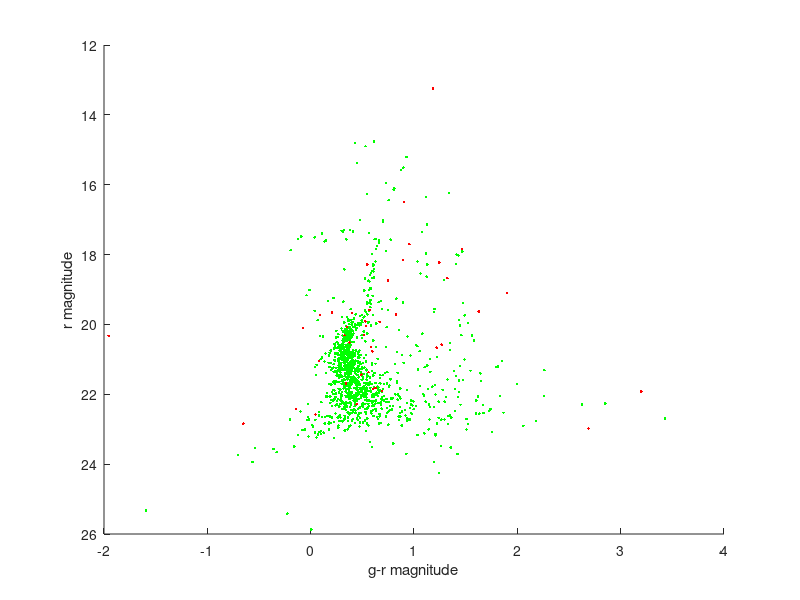

Write MATLAB code to recreate this figure.
%% Cluster HR Diagrams
% In this script HR diagrams are plotted for two globular clusters with
% magnitudes obtained from the SDSS online tool SkyServer. See the ASTR 121
% lab Cluster HR Diagrams for a description of how to obtain the data at
% SkyServer.
%% Import Data
% The data file downloaded from SkyServer can be imported using
dat1 = importdata('cluster1.dat', ',', 1); % the ',' specifies the delimeter and the number 1 specifies the number of header lines
                                           % This is the Palomar 5 cluster
% Now view the header line to see the order of parameters (what each column
% in the data matrix is):

dat1.textdata;

% and create a matrix containing the data only

cluster1data = dat1.data;

% Now do the same for the second cluster:
dat2 = importdata('cluster2.dat', ',', 1); % Palomar 6 Cluster
cluster2data = dat2.data;

% Note that the g column is the 11th and the r column is the 12.

%% Plotting the HR diagrams
% In order to plot the HR diagrams for the clusters we first want to
% extract the relevant data for clarity. We want two arrays containing the
% read and blue magnitudes.

g1 = cluster1data(:,11);
r1 = cluster1data(:,12);
g2 = cluster2data(:,11);
r2 = cluster2data(:,12);

% Now we can plot the two HR diagrams simultaneously:
figure;

set(axes, 'YDir', 'reverse') % Because of the reverse nature of magnitudes (brighter object has lower value) we reverse the y axis
hold on;
plot(g1-r1, r1,'g.') % Plots the stellar magnitudes of the first cluster with green points
plot(g2-r2, r2,'r.') % plots the second cluster with red points
xlabel('g-r magnitude')
ylabel('r magnitude')
%% Interpreting HR diagrams

% Notice that the Palomar 3 SDSS field has very few stars. There is a
% semblance of the main-sequence turnoff point, but it is unclear. Sadly,
% there are only two clusters resolved in the SDSS field of view, as so
% these are the only two in the archive. Go to the Hipparcos data archive
% online for a more complete collection of magnitudes for stars in clusters
% (Hipparcos covered a larger area of the sky).

% Note that these clusters are not at the same distance. How does this
% affect the normalization of the y axis? Could you tell the relative age
% without more information, assuming the main-sequence turnoff is resolved?
